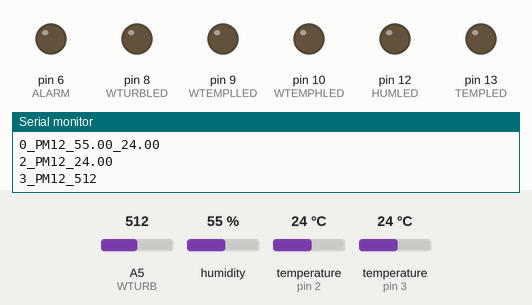
This sketch was run on a simulated Arduino Uno, built with avr-gcc and run on an emulated ATmega328P. Shown: output pins drawn as LEDs (lit = HIGH), the last lines printed to the serial monitor. Dashed ring = blinking. The test bench sets the inputs (shaded band); at power-on: humidity 55 %, A5 (WTURB) = 512, temperature (sensors on pin 2, pin 3) 24 °C.

Above: at 1.5 s.
1.6 s: humidity set to 78 %
13.8 s: humidity set to 81 %
At 24.68 s:
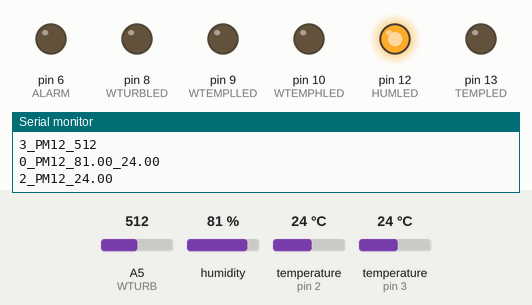
At 25.11 s:
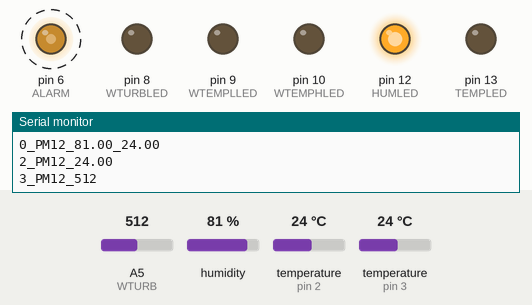
Timing chart, 0 to 32.3 s (numbered marks = the images above; inputs shaded):
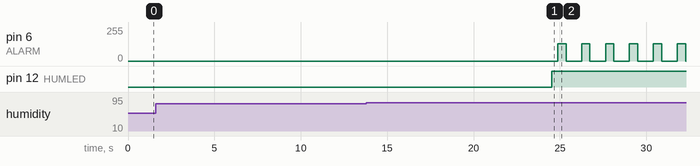

The sketch:

beachees_sensors.ino
```cpp
#include <OneWire.h>
#include <Servo.h>
#include <DallasTemperature.h>
#include "DHT.h"

// define input pins
#define DHTPIN 2
#define DS18PIN 3
// #define UVPIN A0
#define REF_3V3 A1
#define WTURB A5
// #define GYROPIN A2

// define digital output pins
#define TEMPLED 13
#define HUMLED 12
// #define UVLED 11
#define WTEMPHLED 10
#define WTEMPLLED 9
#define WTURBLED 8
// #define WROUGHLED 7
#define ALARM 6

#define DHTTYPE DHT22
#define ALARM_COUNTER 12

// define type of data
#define TYPE_DHT 0
// #define TYPE_GYRO 4
// #define TYPE_UVA 1
#define TYPE_WATER_T 2
#define TYPE_TURBIDITY 3

// define threshold values
#define T_HIGH 35.5
#define H_HIGH 80.0
// #define GYRO_HIGH 3
// #define UVA_HIGH 12.0
#define WT_HIGH 27.0
#define WT_LOW 23.0
#define TURB_HIGH 35.0

// Initialize DHT sensor
DHT dht(DHTPIN, DHTTYPE);
// Setup oneWire Bus
OneWire oneWire(DS18PIN);
// Pass our oneWire reference to Dallas Temperature.
DallasTemperature waterTemp(&oneWire);

void setup()
{
  Serial.begin(9600);

  // Setup Output port
  pinMode(TEMPLED, OUTPUT);
  pinMode(HUMLED, OUTPUT);
  // pinMode(UVLED, OUTPUT);
  pinMode(WTEMPHLED, OUTPUT);
  pinMode(WTEMPLLED, OUTPUT);
  pinMode(WTURBLED, OUTPUT);
  // pinMode(WROUGHLED, OUTPUT);
  pinMode(ALARM, OUTPUT);

  // Setup Input port
  // pinMode(UVPIN, INPUT);
  // pinMode(GYROPIN, INPUT);
  pinMode(REF_3V3, INPUT);
  pinMode(WTURB, INPUT);

  dht.begin();
  waterTemp.begin();
}

void loop()
{
  // counter for alarm
  unsigned char i, j;
  //alarm frequency
  int freq = 0;

  // Reading water temperature in °C
  waterTemp.requestTemperatures(); // Send the command to get temperature readings
  float w_t = waterTemp.getTempCByIndex(0);

  // Reading temperature and humidity. Temperature as Celsius (the default)
  float h = dht.readHumidity();
  float t = dht.readTemperature();

  // UV Sensors Reading
  // int levelUV = averageAnalogRead(UVPIN, 8);
  // int refLevelUV = averageAnalogRead(REF_3V3, 8);

  // Water Turbidity reading
  int w_turb = averageAnalogRead(WTURB, 8);

  //Use the 3.3V power pin as a reference to get a very accurate output value from sensor
  // float outputVoltageUV = 3.3 / refLevelUV * levelUV;
  // float intensityUV = mapfloat(outputVoltageUV, 0.99, 2.9, 0.0, 15.0); //Convert the voltage to a UV intensity level

  // Check if any reads failed and exit early (to try again).
  if (isnan(h) || isnan(t))
  {
    Serial.println("Failed to read from DHT11 sensor!");
    return;
  }
  if (isnan(w_t))
  {
    Serial.println("Failed to read from DS18B20 water sensor!");
    return;
  }

  // Check if wear temperature is greater than 31°C
  if (t >= T_HIGH)
  {
    digitalWrite(TEMPLED, HIGH);
    freq++;
  }
  else
  {
    digitalWrite(TEMPLED, LOW);
  }

  //Check if humidity is greater than 80%
  if (h >= H_HIGH)
  {
    digitalWrite(HUMLED, HIGH);
    freq++;
  }
  else
  {
    digitalWrite(HUMLED, LOW);
  }

  //Check water temperature value
  if (w_t >= WT_HIGH)
  {
    digitalWrite(WTEMPHLED, HIGH);
    freq++;
  }
  else
  {
    digitalWrite(WTEMPHLED, LOW);
  }
  if (w_t <= WT_LOW)
  {
    digitalWrite(WTEMPLLED, HIGH);
    freq++;
  }
  else
  {
    digitalWrite(WTEMPLLED, LOW);
  }

  //Check if UV is more than 12 mW/cm2
  // if (intensityUV > UVA_HIGH)
  // {
  //   digitalWrite(UVLED, HIGH);
  //   freq++;
  // }
  // else
  // {
  //   digitalWrite(UVLED, LOW);
  // }

  //INFO: DHT22 Data OUTPUT
  Serial.print(TYPE_DHT);
  Serial.print("_");
  Serial.print("PM12");
  Serial.print("_");
  Serial.print(h);
  Serial.print("_");
  Serial.print(t);
  Serial.println();
  delay(100);

  //INFO: GY-ML8511 data OUTPUT
  // Serial.print(TYPE_UVA);
  // Serial.print("_");
  // Serial.print("PM12");
  // Serial.print("_");
  // Serial.print(intensityUV);
  // Serial.println();
  // delay(100);

  //INFO: DS18B20 water data OUTPUT
  Serial.print(TYPE_WATER_T);
  Serial.print("_");
  Serial.print("PM12");
  Serial.print("_");
  Serial.print(w_t);
  Serial.println();
  delay(100);

  //INFO: water turbidity data OUTPUT
  Serial.print(TYPE_TURBIDITY);
  Serial.print("_");
  Serial.print("PM12");
  Serial.print("_");
  Serial.print(w_turb);
  Serial.println();
  delay(100);

  for (j = 0; j < ALARM_COUNTER; j++)
  {
    if (freq > 0)
    {
      // Alarm Ring if Critical levels are reached
      for (i = 0; i < 240; i++)
      {
        digitalWrite(ALARM, HIGH);
        delay(freq);
        digitalWrite(ALARM, LOW);
        delay(freq);
      }
    }
    delay(900);
  }
}

//Takes an average of readings on a given pin
//Returns the average
int averageAnalogRead(int pinToRead, byte numberOfReadings)
{
  unsigned int runningValue = 0;

  for (int x = 0; x < numberOfReadings; x++)
    runningValue += analogRead(pinToRead);
  runningValue /= numberOfReadings;

  return (runningValue);
}

//The Arduino Map function but for floats
//From: http://forum.arduino.cc/index.php?topic=3922.0
float mapfloat(float x, float in_min, float in_max, float out_min, float out_max)
{
  return (x - in_min) * (out_max - out_min) / (in_max - in_min) + out_min;
}
```

Measured:
- the behaviour switches between 79 and 80 % on humidity (found by bisection; images 0 and 1)
- after the input at 13.8 s, pin 6 (ALARM): alternates 129/255 for 0.48 s and 0/255 for 0.90 s, starting after 11.1 s; pin 12 (HUMLED): LOW → HIGH after 10.7 s
